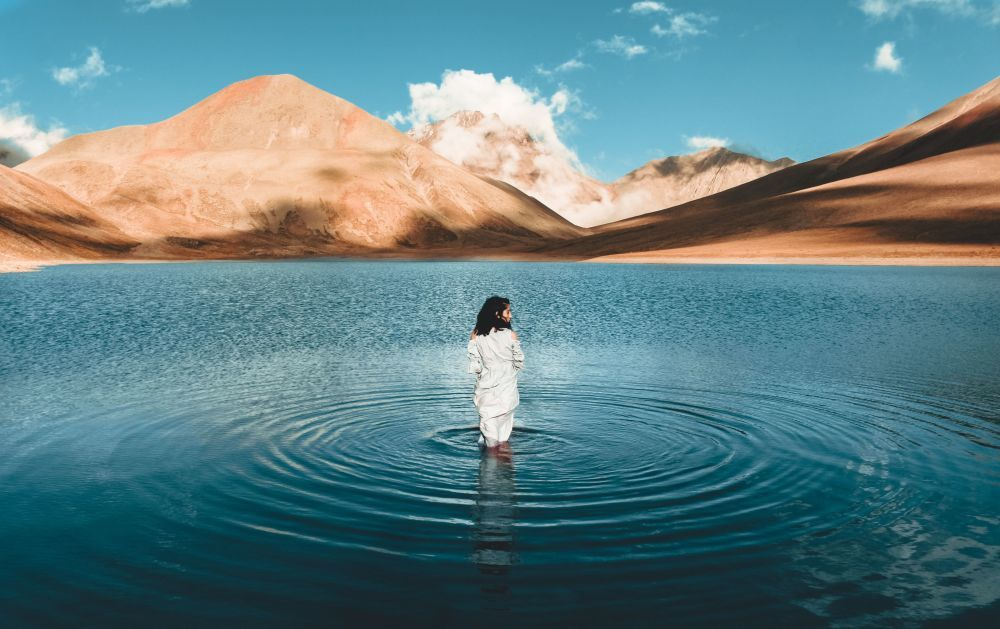
#> input picture file python/pythonProject/gggh.jpg, 1000 x 629 px
$ python 'bai 6 (butterworth).py'
#> lines starting #> are read from the running program, lines starting #| are printed output that depends on the picture
import cv2
import numpy as np
import matplotlib.pyplot as plt

# Đọc ảnh đầu vào
image = cv2.imread('gggh.jpg', cv2.IMREAD_GRAYSCALE)
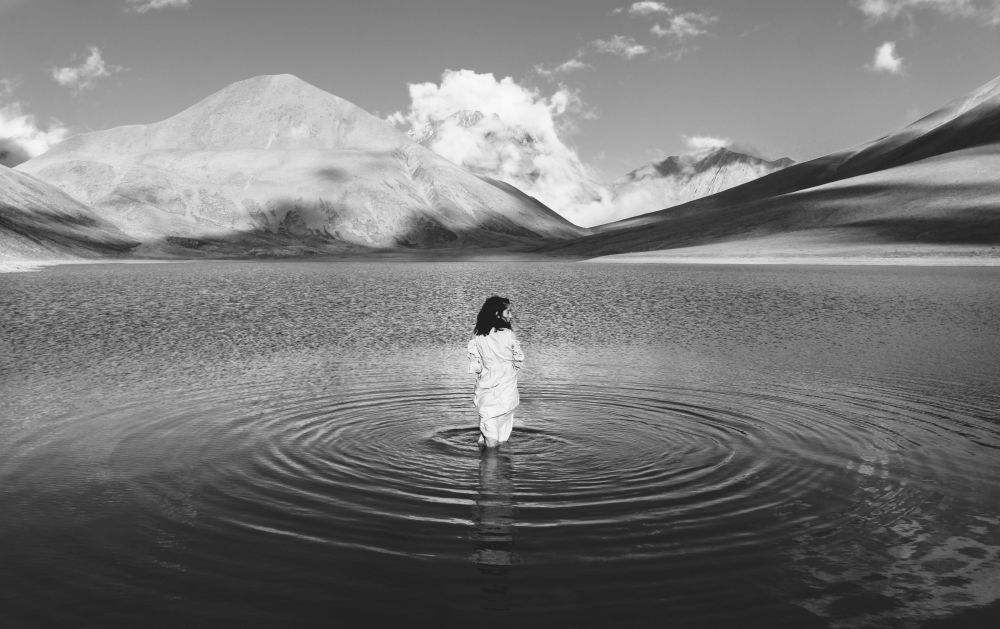
#> image: shape (629, 1000); min 11, max 253, mean 118.7

# Thực hiện biến đổi Fourier
f_transform = np.fft.fft2(image)
fshift = np.fft.fftshift(f_transform)

# Tính toán kích thước ảnh
rows, cols = image.shape
#> rows = 629; cols = 1000
crow, ccol = rows / 2, cols / 2
#> crow = 314.5; ccol = 500

# Tính toán khoảng cách đến trung tâm của không gian tần số
u = np.arange(-crow, crow)
#> u = 629 values from -314.5 to 313.5
v = np.arange(-ccol, ccol)
#> v = 1000 values from -500 to 499
U, V = np.meshgrid(u, v)
D = np.sqrt(U**2 + V**2)

# Thiết lập các tham số của bộ lọc Butterworth
D0 = 5  # Tần số cắt
n = 2   # Bậc của bộ lọc Butterworth

# Resize D để khớp với kích thước của fshift
D_resized = cv2.resize(D, (cols, rows))
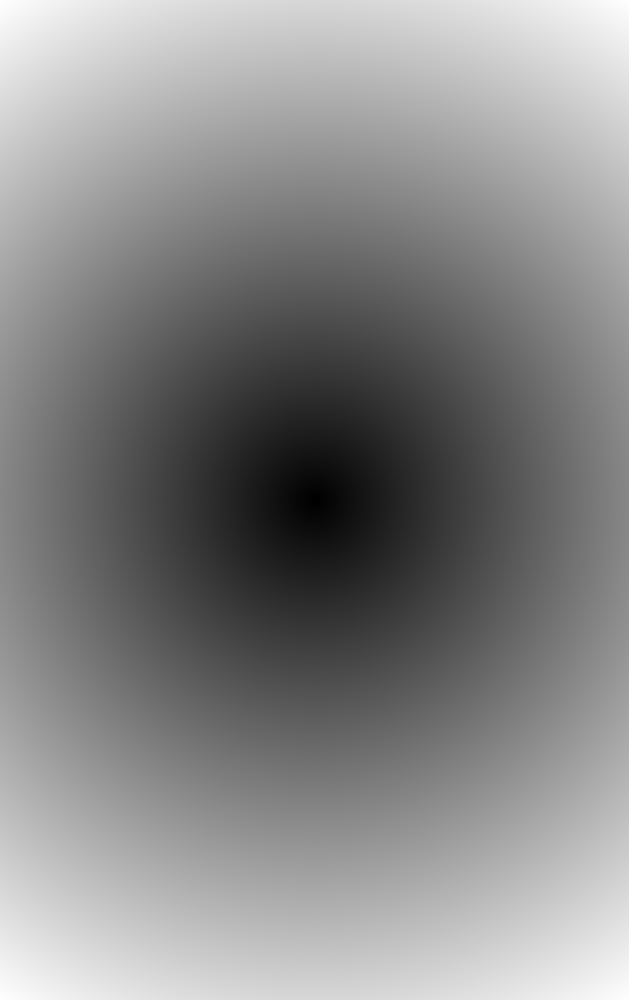
#> D: shape (1000, 629) float64; min 0.5, max 590.7, mean 316.5; drawn with min black and max white

# Áp dụng công thức bộ lọc Butterworth
H = 1 / (1 + (D_resized / D0)**(2*n))

# Áp dụng bộ lọc vào miền tần số
filtered_fshift = fshift * H

# Biến đổi Fourier ngược
f_ishift = np.fft.ifftshift(filtered_fshift)
image_filtered = np.fft.ifft2(f_ishift)
image_filtered = np.abs(image_filtered)
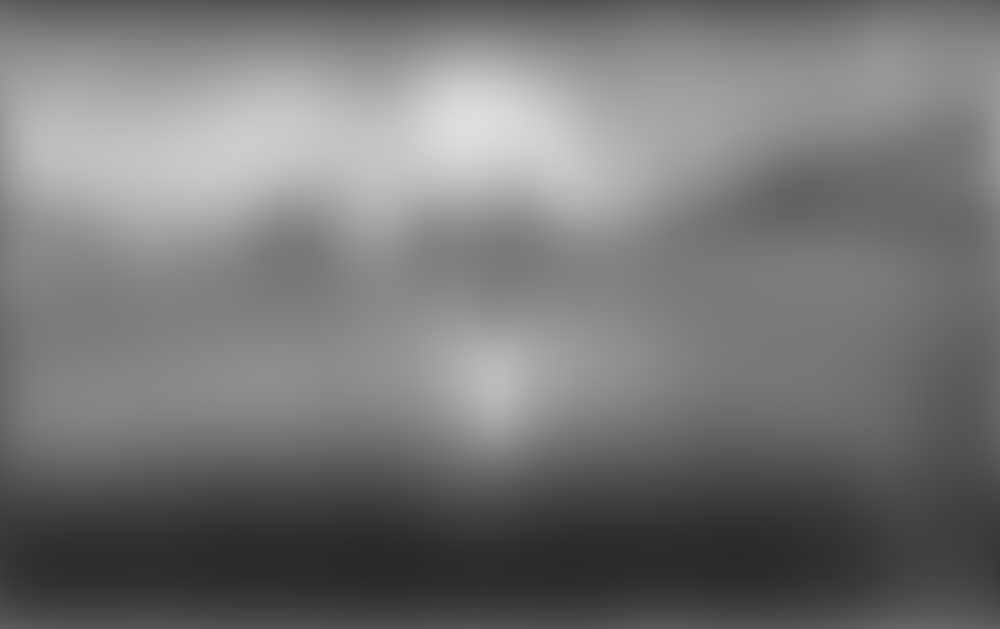
#> image_filtered: shape (629, 1000) float64; min 40.78, max 222.3, mean 118.6

# Biến đổi Fourier dịch chuyển (DFT shift)
dft_shift_image = np.fft.fftshift(np.log(1 + np.abs(fshift)))
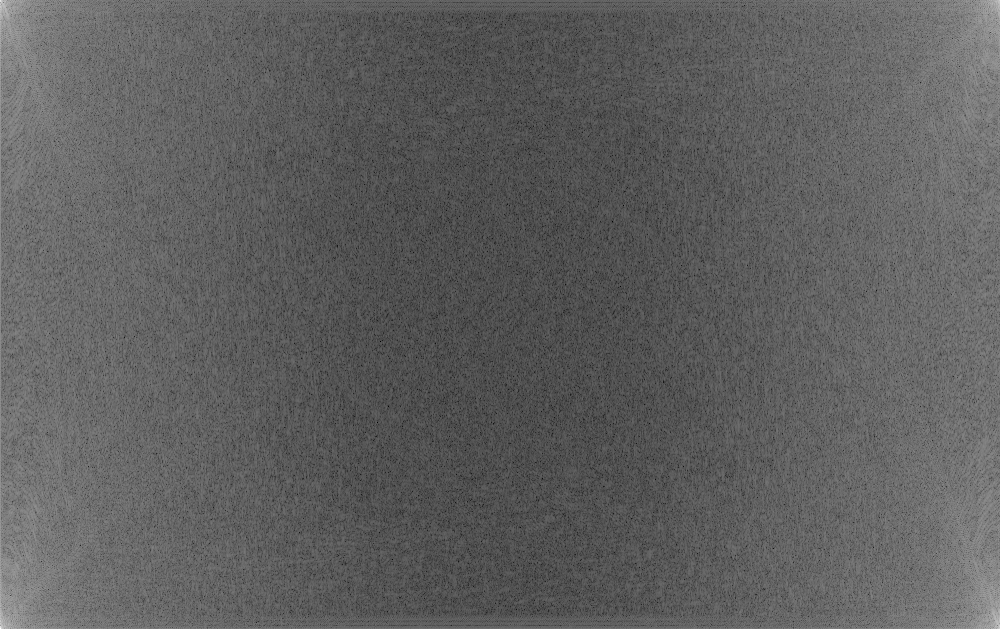
#> dft_shift_image: shape (629, 1000) float64; min 2.18, max 18.13, mean 8.15; drawn with min black and max white

# Biến đổi Fourier nghịch đảo dịch chuyển (IDFT shift)
idft_shift_image = np.abs(np.fft.ifft2(filtered_fshift))

# Hiển thị ảnh gốc và các biến đổi
plt.figure(figsize=(15, 10))

plt.subplot(231), plt.imshow(image, cmap='gray'), plt.title('Ảnh gốc')
plt.subplot(232), plt.imshow(dft_shift_image, cmap='gray'), plt.title('DFT shift')
plt.subplot(233), plt.imshow(idft_shift_image, cmap='gray'), plt.title('IDFT shift')


plt.subplot(234), plt.imshow(image_filtered, cmap='gray'), plt.title('Lọc thông thấp Butterworth')

plt.show()

$ run again, with file python/pythonProject/xyz.jpg copied over file python/pythonProject/gggh.jpg
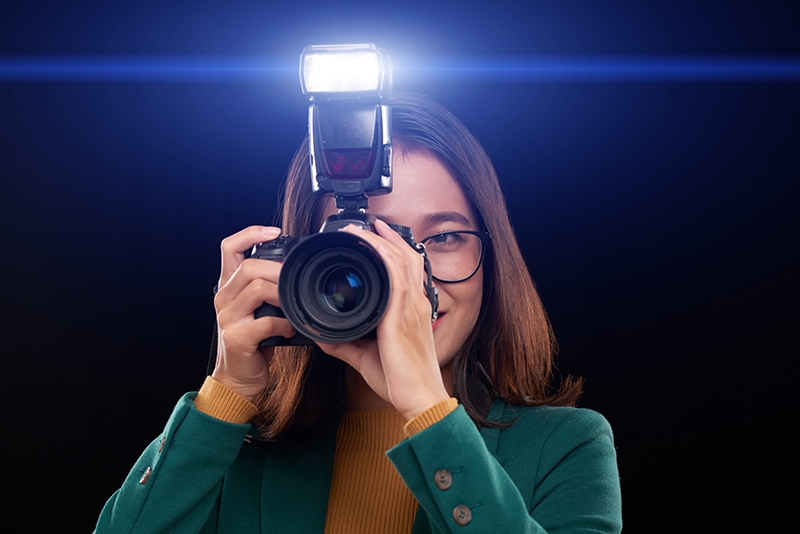
#> input picture file python/pythonProject/xyz.jpg, 800 x 534 px
#> `image_filtered = np.abs(image_filtered)`:
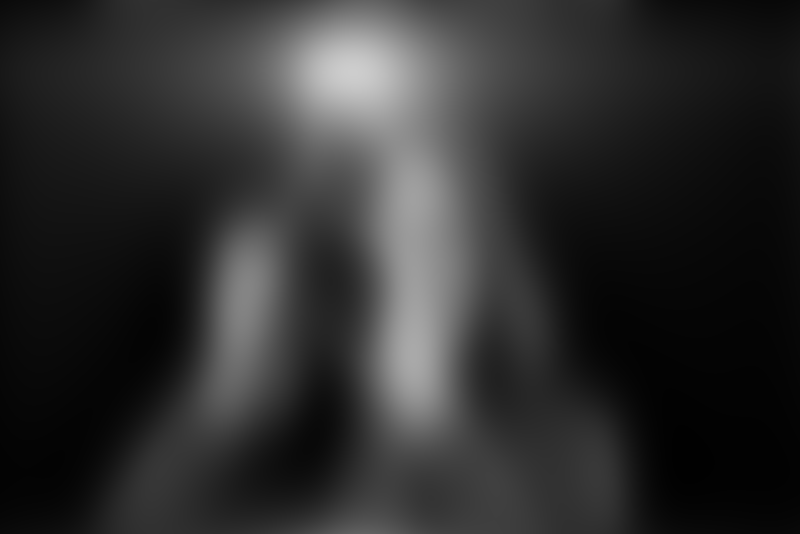
#> image_filtered: shape (534, 800) float64; min 1.38, max 205.5, mean 47.1
#> `dft_shift_image = np.fft.fftshift(np.log(1 + np.abs(fshift)))`:
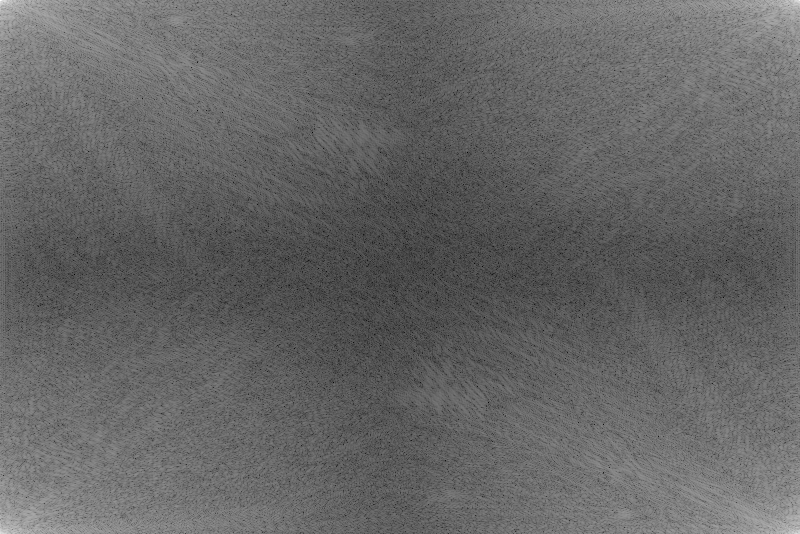
#> dft_shift_image: shape (534, 800) float64; min 1.56, max 16.82, mean 7.66; drawn with min black and max white
